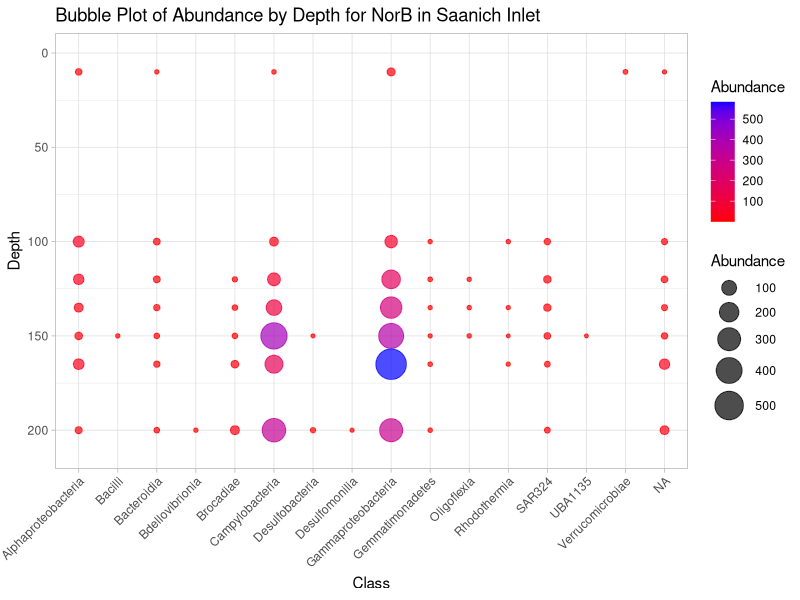
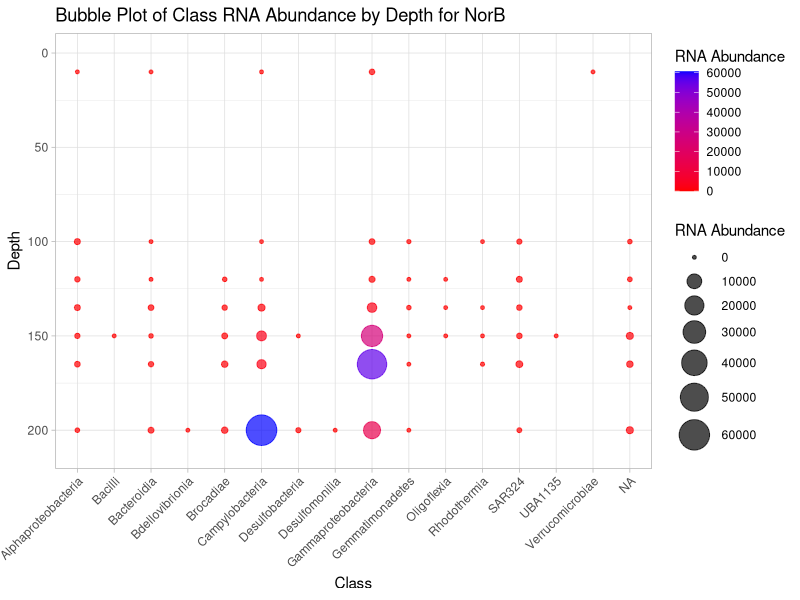
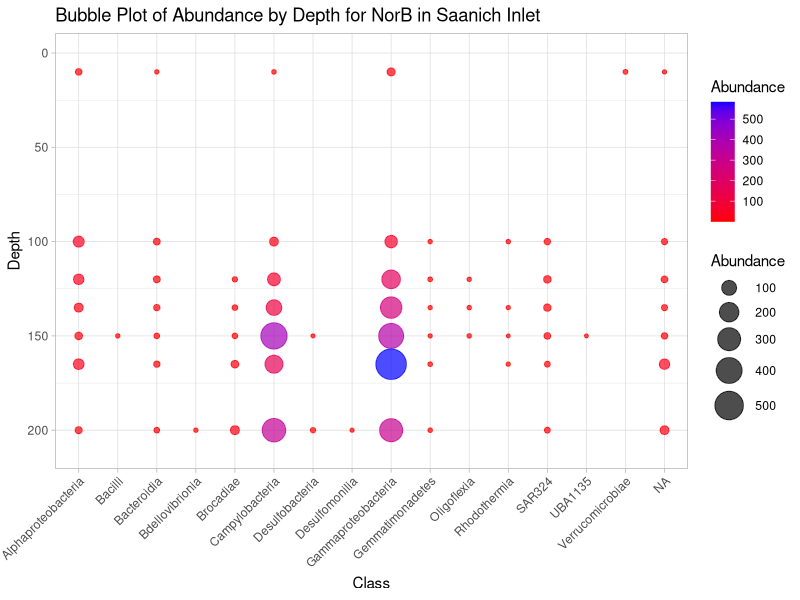
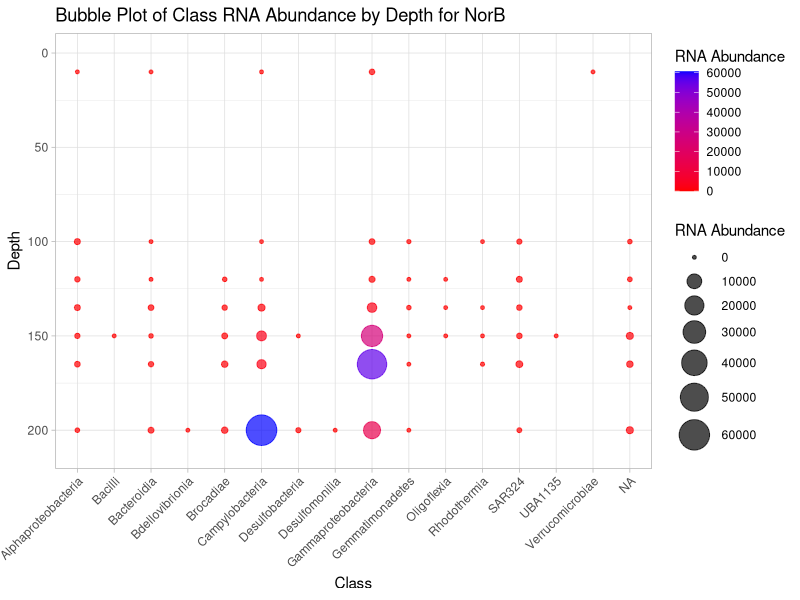

Write the R code that produced these figures, in order.
## ---- chunk 1
library(tidyverse)
library(dplyr)


# resolved to CLASS

## DNA
# load all DNA classifications from the different depths
ten <- read.delim("classifications/classifications10.tsv", sep = '\t', header = TRUE) 
onehundred <- read.delim("classifications/classifications100.tsv", sep = '\t', header = TRUE)
onetwenty <- read.delim("classifications/classifications120.tsv", sep = '\t', header = TRUE)
onethirtyfive <- read.delim("classifications/classifications135.tsv", sep = '\t', header = TRUE)
onefifty <- read.delim("classifications/classifications150.tsv", sep = '\t', header = TRUE)
onesixtyfive <- read.delim("classifications/classifications165.tsv", sep = '\t', header = TRUE)
twohundred <- read.delim("classifications/classifications200.tsv", sep = '\t', header = TRUE)

# merge classification.tsv from all depths 
merged_data <- rbind(ten, onehundred, onetwenty, onethirtyfive, onefifty, onesixtyfive, twohundred)

# Split the Sample column
merged_data <- merged_data %>%
  separate(Sample, into = c("Sample", "Depth", "extra"), sep = "_", remove = FALSE) %>%
  select(-extra) %>%  # Remove the 'extra' column
  mutate(Depth = as.numeric(gsub("m", "", Depth))) %>% # Remove 'm' and convert to numeric
  separate(Taxonomy, into = c("Root", "Domain", "Phylum", "Class", "Order", "Family", "Genus", "Species"), sep = ";", fill = "right") %>%
  select(-Root)  # Remove the 'Root' column

NorB_data <- merged_data %>%
  filter(Marker == "NorB")

# Sum Abundance by Sample, Phylum, and Depth
data_taxa <- NorB_data %>%
  group_by(Sample, Class, Depth) %>%
  summarise(Abundance = sum(Abundance, na.rm = TRUE), .groups = "drop") %>%
  mutate(Class = gsub("c__", "", Class))

# Make Bubble Plot
ggplot(data_taxa, aes(x = Class, y = Depth)) +
  geom_point(aes(size = Abundance, color = Abundance), alpha = 0.7) +  # Map color to Abundance
  scale_y_reverse(limits = c(210, 0)) +  # Shallow at top, deep at bottom
  scale_color_gradient(low = "red", high = "blue") +  # Gradient from red (low) to blue (high)
  scale_size(range = c(1, 10)) +
  theme_light() +
  labs(title = "Bubble Plot of Abundance by Depth for NorB in Saanich Inlet",
       x = "Class",
       y = "Depth",
       size = "Abundance") +
  theme(axis.text.x = element_text(angle = 45, hjust = 1))

# save plot
ggsave("NorB_BubblePlot.jpg")

sum(is.na(NorB_data$Class))
sum(is.na(NorB_data$Genus))
sum(is.na(NorB_data$Species))


#Metatranscriptomics/RNA

# load all DNA classifications from the different depths
tenRNA <- read.delim("classifications/classifications10RNA.tsv", sep = '\t', header = TRUE) 
onehundredRNA <- read.delim("classifications/classifications100RNA.tsv", sep = '\t', header = TRUE)
onetwentyRNA <- read.delim("classifications/classifications120RNA.tsv", sep = '\t', header = TRUE)
onethirtyfiveRNA <- read.delim("classifications/classifications135RNA.tsv", sep = '\t', header = TRUE)
onefiftyRNA <- read.delim("classifications/classifications150RNA.tsv", sep = '\t', header = TRUE)
onesixtyfiveRNA <- read.delim("classifications/classifications165RNA.tsv", sep = '\t', header = TRUE)
twohundredRNA <- read.delim("classifications/classifications200RNA.tsv", sep = '\t', header = TRUE)


# merge classification.tsv from all depths 
merged_dataRNA <- rbind(tenRNA, onehundredRNA, onetwentyRNA, onethirtyfiveRNA, onefiftyRNA, onesixtyfiveRNA, twohundredRNA)

# Split the Sample column
merged_dataRNA <- merged_dataRNA %>%
  separate(Sample, into = c("Sample", "Depth", "extra"), sep = "_", remove = FALSE) %>%
  select(-extra) %>%  # Remove the 'extra' column
  mutate(Depth = as.numeric(gsub("m", "", Depth))) %>% # Remove 'm' and convert to numeric
  separate(Taxonomy, into = c("Root", "Domain", "Phylum", "Class", "Order", "Family", "Genus", "Species"), sep = ";", fill = "right") %>%
  select(-Root)  # Remove the 'Root' column

NorB_RNAdata <- merged_dataRNA %>%
  filter(Marker == "NorB")

# Sum Abundance by Sample, Phylum, and Depth
RNAdata_taxa <- NorB_RNAdata %>%
  group_by(Sample, Class, Depth) %>%
  summarise(Abundance = sum(Abundance, na.rm = TRUE), .groups = "drop") %>%
  mutate(Class = gsub("c__", "", Class))

# Make Bubble Plot
ggplot(RNAdata_taxa, aes(x = Class, y = Depth)) +
  geom_point(aes(size = Abundance, color = Abundance), alpha = 0.7) +  # Map color to Abundance
  scale_y_reverse(limits = c(210, 0)) +  # Shallow at top, deep at bottom
  scale_color_gradient(low = "red", high = "blue") +  # Gradient from red (low) to blue (high)
  scale_size(range = c(1, 10)) +
  theme_light() +
  labs(title = "Bubble Plot of Class RNA Abundance by Depth for NorB",
       x = "Class",
       y = "Depth",
       size = "RNA Abundance",
       color = "RNA Abundance") +  # Label for color legend
  theme(axis.text.x = element_text(angle = 45, hjust = 1))

ggsave("NorB_BubblePlotRNA.jpg")


